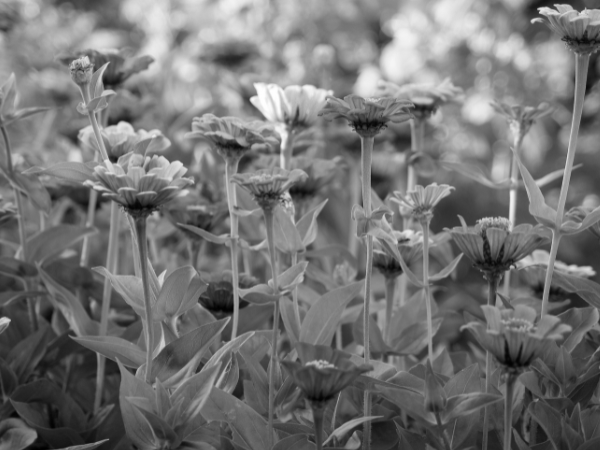
#> input picture Image_processing2/my_image_grayscale_cv2.png, 600 x 450 px
$ python ex02_06.py
#> lines starting #> are read from the running program, lines starting #| are printed output that depends on the picture; after the words box and inside, x2 and y2 are one past the last pixel; in counts of white or black regions, pixels touching at a corner belong together
### Image_processing2/ex02_04.py
import cv2
import numpy as np
import matplotlib.pyplot as plt

def create_low_contrast_image(bg, fg, height=300, width=300):
#> called with bg = 100, fg = 105, height = 300, width = 300
    image = np.full((height, width), bg, dtype=np.uint8)
    center = (width // 2, height // 2)
    radius = 50
    cv2.circle(image, center, radius, fg, -1)
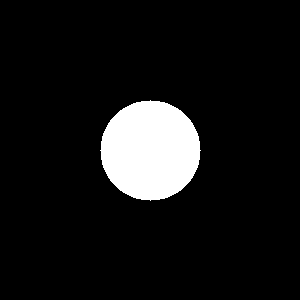
#> image: shape (300, 300); values 100 (black) and 105 (white), 8.7% white; 1 white region, box (x1, y1, x2, y2) and area: (100, 100, 201, 201) 7845
#> further down, gray_img is the input picture: shape (450, 600); min 0, max 254, mean 115.6
    return image

low_contrast_img = create_low_contrast_image(100, 105)

plt.imshow(low_contrast_img, cmap='gray', vmin=0, vmax=255)
plt.title("Low Contrast Image (Background: 100, Circle: 105)")
plt.show()

### Image_processing2/ex02_05.py
import cv2
import numpy as np
import matplotlib.pyplot as plt

def normalize(img):
    src_float = img.astype(np.float32)

    min_val, max_val, min_loc, max_loc = cv2.minMaxLoc(img)
#> min_val = 0; max_val = 254; min_loc = (42, 448); max_loc = (259, 87)
    mean_val = np.mean(img)
#> mean_val = 115.6
    diff = max_val - min_val
#> diff = 254
    stretch_factor = 255.0 / diff if diff != 0 else 1.0
#> stretch_factor = 1
    print(f"Min: {min_val}, Max: {max_val}, Mean: {mean_val:.2f}")
#| Min: 0.0, Max: 254.0, Mean: 115.57
    print(f"Stretch Factor: {stretch_factor:.2f}")
#| Stretch Factor: 1.00
    dst_float = (src_float - min_val) * stretch_factor

    return np.clip(dst_float, 0, 255).astype(np.uint8)


filename = 'my_image_grayscale_cv2.png'
gray_img = cv2.imread(filename, cv2.IMREAD_GRAYSCALE)

if gray_img is None:
    print(f"Error: Could not find grayscale image '{filename}'")
else:

    normalized_img = normalize(gray_img)


    plt.figure(figsize=(10, 4))
    plt.subplot(1, 2, 1)
    plt.imshow(gray_img, cmap='gray', vmin=0, vmax=255)
    plt.title("Original (From Convert File)")

    plt.subplot(1, 2, 2)
    plt.imshow(normalized_img, cmap='gray', vmin=0, vmax=255)
    plt.title("After Normalization")

    plt.show()
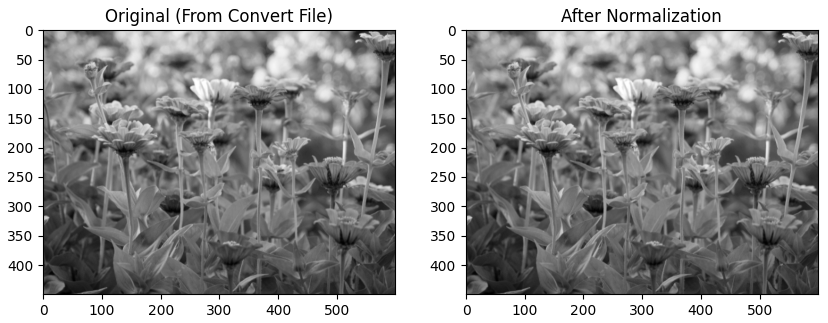
#> figure drawn by matplotlib, 2 panels

### Image_processing2/ex02_06.py
import matplotlib.pyplot as plt
from ex02_04 import create_low_contrast_image
from ex02_05 import normalize

img_q6 = create_low_contrast_image(100, 105)
img_q6[0, 0] = 0
img_q6[0, 1] = 255
normalized_q6 = normalize(img_q6)

plt.figure(figsize=(6, 6))
plt.imshow(normalized_q6, cmap='gray', vmin=0, vmax=255)
plt.title("Question 6: Normalized with Outliers")
plt.show()
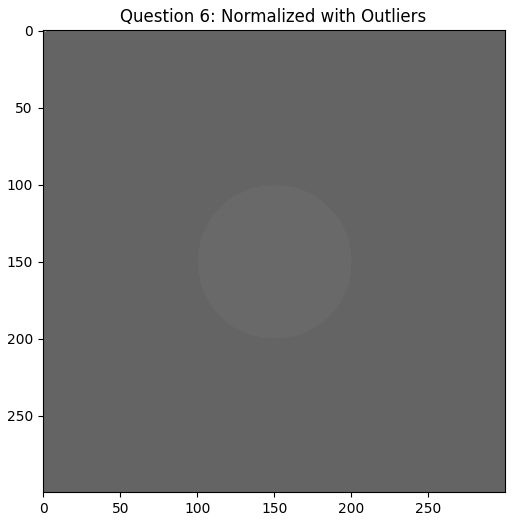
#> figure drawn by matplotlib, 1 panel
